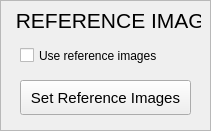
      <widget class="QFrame" name="frame_6">
       <property name="geometry">
        <rect>
         <x>490</x>
         <y>10</y>
         <width>211</width>
         <height>131</height>
        </rect>
       </property>
       <property name="frameShape">
        <enum>QFrame::StyledPanel</enum>
       </property>
       <property name="frameShadow">
        <enum>QFrame::Raised</enum>
       </property>
       <widget class="QLabel" name="label_17">
        <property name="geometry">
         <rect>
          <x>10</x>
          <y>0</y>
          <width>191</width>
          <height>41</height>
         </rect>
        </property>
        <property name="font">
         <font>
          <pointsize>16</pointsize>
         </font>
        </property>
        <property name="text">
         <string> REFERENCE IMAGE</string>
        </property>
       </widget>
       <widget class="QCheckBox" name="refImageCheckBox">
        <property name="geometry">
         <rect>
          <x>20</x>
          <y>40</y>
          <width>181</width>
          <height>31</height>
         </rect>
        </property>
        <property name="text">
         <string>Use reference images</string>
        </property>
       </widget>
       <widget class="QPushButton" name="button_set_ref_images">
        <property name="geometry">
         <rect>
          <x>20</x>
          <y>80</y>
          <width>171</width>
          <height>35</height>
         </rect>
        </property>
        <property name="font">
         <font>
          <pointsize>11</pointsize>
         </font>
        </property>
        <property name="text">
         <string>Set Reference Images</string>
        </property>
       </widget>
      </widget>
